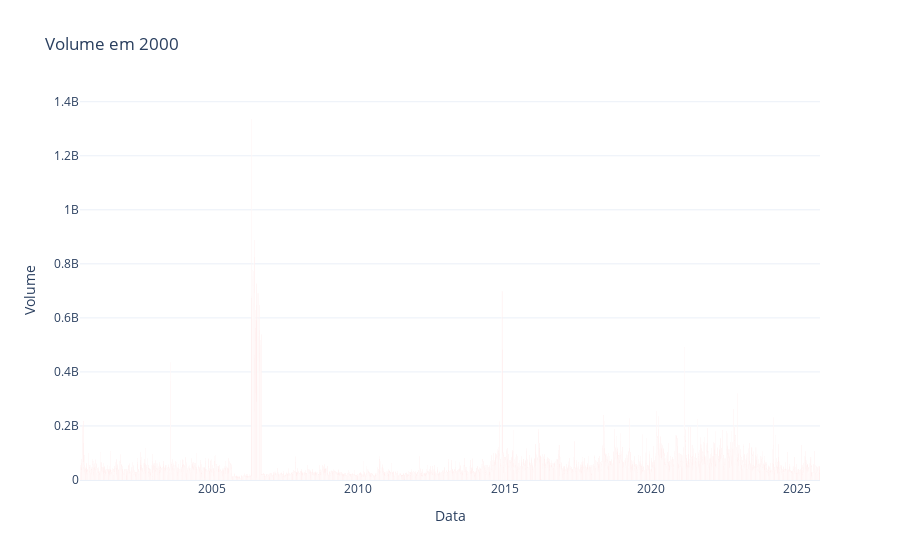

Notebook cell for this chart:
### Code cell
fig = go.Figure()
fig.add_trace(
    go.Bar(
        x=df['Date'],
        y=df['Volume'],
        name='Volume',
        marker_color='red'
    )
)

fig.update_layout(
    title='Volume em 2000',
    xaxis_title='Data',
    yaxis_title='Volume',
    template='plotly_white'
)

fig.show()

### Figure 1 — Plotly figure (JSON) as saved in the notebook; plotly's stock layout.template omitted (floating-point values rounded to 4 significant figures; data arrays with more than 128 entries replaced by an {"elided": "..."} marker saying what was removed)
{"data": [{"marker": {"color": "red"}, "name": "Volume", "type": "bar", "x": {"elided": "6343 str values"}, "y": {"elided": "6343 float values"}}], "layout": {"title": {"text": "Volume em 2000"}, "xaxis": {"title": {"text": "Data"}}, "yaxis": {"title": {"text": "Volume"}}}}
